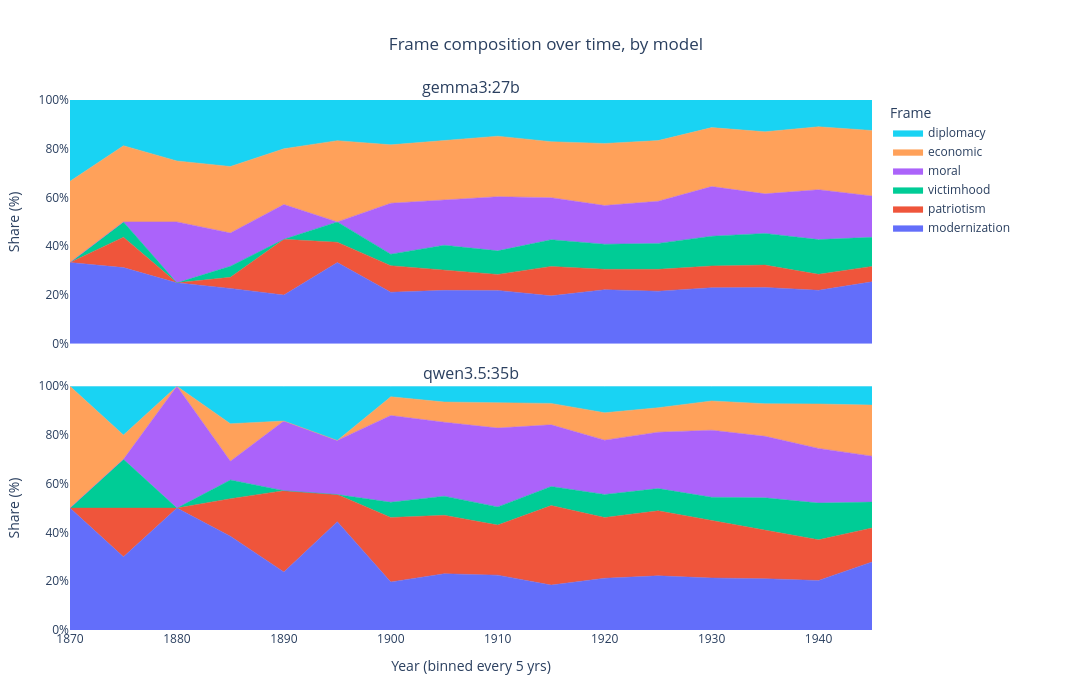

Write notebook code for a chart like this one.
### Code cell
import plotly.graph_objects as go
from plotly.subplots import make_subplots
import plotly.express as px

# --- 6a. Interactive 100% stacked frame frequency over time, per model ---

if has_time:
    n_models = len(MODEL_ORDER)

    fig = make_subplots(
        rows=n_models,
        cols=1,
        shared_xaxes=True,
        vertical_spacing=0.08,
        subplot_titles=[str(model) for model in MODEL_ORDER],
    )

    # Consistent colors across models
    palette = px.colors.qualitative.Plotly
    frame_colors = {
        frame: palette[i % len(palette)]
        for i, frame in enumerate(FRAME_NAMES)
    }

    for row, model in enumerate(MODEL_ORDER, start=1):

        sub = dated[dated["model"] == model]

        # Raw incidence counts
        pivot = (
            sub.groupby(["year_bin", "frame_name"], observed=True)
               .size()
               .unstack(fill_value=0)
               .reindex(columns=FRAME_NAMES, fill_value=0)
               .sort_index()
        )

        if pivot.empty:
            continue

        # -----------------------------------
        # Convert each year to percentages
        # -----------------------------------
        row_totals = pivot.sum(axis=1)

        pivot_pct = (
            pivot
            .div(row_totals.replace(0, float("nan")), axis=0)
            .fillna(0)
            * 100
        )

        # Add one stacked area per frame
        for frame in FRAME_NAMES:

            fig.add_trace(
                go.Scatter(
                    x=pivot_pct.index,
                    y=pivot_pct[frame],

                    name=frame,
                    stackgroup="one",

                    mode="lines",

                    line=dict(
                        width=0.5,
                        color=frame_colors[frame]
                    ),

                    fillcolor=frame_colors[frame],

                    # Show legend only once
                    showlegend=(row == 1),

                    # Interactive tooltip
                    hovertemplate=(
                        f"<b>{frame}</b><br>"
                        "Year: %{x}<br>"
                        "Share: %{y:.1f}%"
                        "<extra></extra>"
                    ),
                ),
                row=row,
                col=1,
            )

        # Force percentage scale
        fig.update_yaxes(
            title_text="Share (%)",
            range=[0, 100],
            ticksuffix="%",
            row=row,
            col=1,
        )

    # X-axis title on bottom subplot
    fig.update_xaxes(
        title_text=f"Year (binned every {TIME_BIN_YEARS} yrs)",
        row=n_models,
        col=1,
    )

    fig.update_layout(
        title={
            "text": "Frame composition over time, by model",
            "x": 0.5,
        },

        height=350 * n_models,
        width=1200,

        # hovermode="x unified",
        hovermode="closest",

        legend=dict(
            title="Frame",
            orientation="v",
            x=1.02,
            y=1,
        ),

        margin=dict(
            l=70,
            r=220,
            t=100,
            b=70,
        ),
    )

    # Display interactively
    fig.show()

    # Export as standalone interactive HTML
    fig.write_html(
        "frame_composition_over_time.html",
        include_plotlyjs=True
    )

### Figure 1 — Plotly figure (JSON) as saved in the notebook; plotly's stock layout.template omitted (floating-point values rounded to 4 significant figures)
{"data": [{"fillcolor": "#636EFA", "hovertemplate": "<b>modernization</b><br>Year: %{x}<br>Share: %{y:.1f}%<extra></extra>", "line": {"color": "#636EFA", "width": 0.5}, "mode": "lines", "name": "modernization", "showlegend": true, "stackgroup": "one", "type": "scatter", "x": [1870, 1875, 1880, 1885, 1890, 1895, 1900, 1905, 1910, 1915, 1920, 1925, 1930, 1935, 1940, 1945], "xaxis": "x", "y": [33.33, 31.25, 25, 22.73, 20, 33.33, 21.17, 21.92, 21.91, 19.66, 22.2, 21.6, 23.0, 23.13, 21.96, 25.43], "yaxis": "y"}, {"fillcolor": "#EF553B", "hovertemplate": "<b>patriotism</b><br>Year: %{x}<br>Share: %{y:.1f}%<extra></extra>", "line": {"color": "#EF553B", "width": 0.5}, "mode": "lines", "name": "patriotism", "showlegend": true, "stackgroup": "one", "type": "scatter", "x": [1870, 1875, 1880, 1885, 1890, 1895, 1900, 1905, 1910, 1915, 1920, 1925, 1930, 1935, 1940, 1945], "xaxis": "x", "y": [0, 12.5, 0, 4.545, 22.86, 8.333, 10.86, 8.237, 6.533, 12.08, 8.351, 8.929, 8.92, 9.141, 6.528, 6.322], "yaxis": "y"}, {"fillcolor": "#00CC96", "hovertemplate": "<b>victimhood</b><br>Year: %{x}<br>Share: %{y:.1f}%<extra></extra>", "line": {"color": "#00CC96", "width": 0.5}, "mode": "lines", "name": "victimhood", "showlegend": true, "stackgroup": "one", "type": "scatter", "x": [1870, 1875, 1880, 1885, 1890, 1895, 1900, 1905, 1910, 1915, 1920, 1925, 1930, 1935, 1940, 1945], "xaxis": "x", "y": [0, 6.25, 0, 4.545, 0, 8.333, 4.735, 10.28, 9.685, 10.96, 10.29, 10.66, 12.21, 13.02, 14.24, 11.93], "yaxis": "y"}, {"fillcolor": "#AB63FA", "hovertemplate": "<b>moral</b><br>Year: %{x}<br>Share: %{y:.1f}%<extra></extra>", "line": {"color": "#AB63FA", "width": 0.5}, "mode": "lines", "name": "moral", "showlegend": true, "stackgroup": "one", "type": "scatter", "x": [1870, 1875, 1880, 1885, 1890, 1895, 1900, 1905, 1910, 1915, 1920, 1925, 1930, 1935, 1940, 1945], "xaxis": "x", "y": [0, 0, 25, 13.64, 14.29, 0, 20.89, 18.58, 22.21, 17.23, 15.88, 17.28, 20.36, 16.2, 20.47, 16.95], "yaxis": "y"}, {"fillcolor": "#FFA15A", "hovertemplate": "<b>economic</b><br>Year: %{x}<br>Share: %{y:.1f}%<extra></extra>", "line": {"color": "#FFA15A", "width": 0.5}, "mode": "lines", "name": "economic", "showlegend": true, "stackgroup": "one", "type": "scatter", "x": [1870, 1875, 1880, 1885, 1890, 1895, 1900, 1905, 1910, 1915, 1920, 1925, 1930, 1935, 1940, 1945], "xaxis": "x", "y": [33.33, 31.25, 25, 27.27, 22.86, 33.33, 23.96, 24.23, 24.83, 22.99, 25.45, 24.88, 24.18, 25.48, 25.82, 26.87], "yaxis": "y"}, {"fillcolor": "#19D3F3", "hovertemplate": "<b>diplomacy</b><br>Year: %{x}<br>Share: %{y:.1f}%<extra></extra>", "line": {"color": "#19D3F3", "width": 0.5}, "mode": "lines", "name": "diplomacy", "showlegend": true, "stackgroup": "one", "type": "scatter", "x": [1870, 1875, 1880, 1885, 1890, 1895, 1900, 1905, 1910, 1915, 1920, 1925, 1930, 1935, 1940, 1945], "xaxis": "x", "y": [33.33, 18.75, 25, 27.27, 20, 16.67, 18.38, 16.75, 14.83, 17.09, 17.83, 16.65, 11.33, 13.02, 10.98, 12.5], "yaxis": "y"}, {"fillcolor": "#636EFA", "hovertemplate": "<b>modernization</b><br>Year: %{x}<br>Share: %{y:.1f}%<extra></extra>", "line": {"color": "#636EFA", "width": 0.5}, "mode": "lines", "name": "modernization", "showlegend": false, "stackgroup": "one", "type": "scatter", "x": [1870, 1875, 1880, 1885, 1890, 1895, 1900, 1905, 1910, 1915, 1920, 1925, 1930, 1935, 1940, 1945], "xaxis": "x2", "y": [50, 30, 50, 38.46, 23.81, 44.44, 19.71, 23.07, 22.5, 18.42, 21.23, 22.21, 21.34, 21.04, 20.31, 27.91], "yaxis": "y2"}, {"fillcolor": "#EF553B", "hovertemplate": "<b>patriotism</b><br>Year: %{x}<br>Share: %{y:.1f}%<extra></extra>", "line": {"color": "#EF553B", "width": 0.5}, "mode": "lines", "name": "patriotism", "showlegend": false, "stackgroup": "one", "type": "scatter", "x": [1870, 1875, 1880, 1885, 1890, 1895, 1900, 1905, 1910, 1915, 1920, 1925, 1930, 1935, 1940, 1945], "xaxis": "x2", "y": [0, 20, 0, 15.38, 33.33, 11.11, 26.44, 23.98, 20.53, 32.62, 24.9, 26.67, 23.67, 20.05, 16.67, 13.95], "yaxis": "y2"}, {"fillcolor": "#00CC96", "hovertemplate": "<b>victimhood</b><br>Year: %{x}<br>Share: %{y:.1f}%<extra></extra>", "line": {"color": "#00CC96", "width": 0.5}, "mode": "lines", "name": "victimhood", "showlegend": false, "stackgroup": "one", "type": "scatter", "x": [1870, 1875, 1880, 1885, 1890, 1895, 1900, 1905, 1910, 1915, 1920, 1925, 1930, 1935, 1940, 1945], "xaxis": "x2", "y": [0, 20, 0, 7.692, 0, 0, 6.25, 7.841, 7.454, 7.831, 9.467, 9.128, 9.448, 13.12, 15.1, 10.59], "yaxis": "y2"}, {"fillcolor": "#AB63FA", "hovertemplate": "<b>moral</b><br>Year: %{x}<br>Share: %{y:.1f}%<extra></extra>", "line": {"color": "#AB63FA", "width": 0.5}, "mode": "lines", "name": "moral", "showlegend": false, "stackgroup": "one", "type": "scatter", "x": [1870, 1875, 1880, 1885, 1890, 1895, 1900, 1905, 1910, 1915, 1920, 1925, 1930, 1935, 1940, 1945], "xaxis": "x2", "y": [0, 0, 50, 7.692, 28.57, 22.22, 35.58, 30.34, 32.35, 25.3, 22.28, 23.12, 27.49, 25.25, 22.4, 18.86], "yaxis": "y2"}, {"fillcolor": "#FFA15A", "hovertemplate": "<b>economic</b><br>Year: %{x}<br>Share: %{y:.1f}%<extra></extra>", "line": {"color": "#FFA15A", "width": 0.5}, "mode": "lines", "name": "economic", "showlegend": false, "stackgroup": "one", "type": "scatter", "x": [1870, 1875, 1880, 1885, 1890, 1895, 1900, 1905, 1910, 1915, 1920, 1925, 1930, 1935, 1940, 1945], "xaxis": "x2", "y": [50, 10, 0, 15.38, 0, 0, 7.692, 8.295, 10.41, 8.778, 11.24, 10.04, 12.0, 13.37, 18.23, 20.93], "yaxis": "y2"}, {"fillcolor": "#19D3F3", "hovertemplate": "<b>diplomacy</b><br>Year: %{x}<br>Share: %{y:.1f}%<extra></extra>", "line": {"color": "#19D3F3", "width": 0.5}, "mode": "lines", "name": "diplomacy", "showlegend": false, "stackgroup": "one", "type": "scatter", "x": [1870, 1875, 1880, 1885, 1890, 1895, 1900, 1905, 1910, 1915, 1920, 1925, 1930, 1935, 1940, 1945], "xaxis": "x2", "y": [0, 20, 0, 15.38, 14.29, 22.22, 4.327, 6.477, 6.751, 7.057, 10.88, 8.824, 6.051, 7.178, 7.292, 7.752], "yaxis": "y2"}], "layout": {"annotations": [{"font": {"size": 16}, "showarrow": false, "text": "gemma3:27b", "x": 0.5, "xanchor": "center", "xref": "paper", "y": 1, "yanchor": "bottom", "yref": "paper"}, {"font": {"size": 16}, "showarrow": false, "text": "qwen3.5:35b", "x": 0.5, "xanchor": "center", "xref": "paper", "y": 0.46, "yanchor": "bottom", "yref": "paper"}], "height": 700, "hovermode": "closest", "legend": {"orientation": "v", "title": {"text": "Frame"}, "x": 1.02, "y": 1}, "margin": {"b": 70, "l": 70, "r": 220, "t": 100}, "title": {"text": "Frame composition over time, by model", "x": 0.5}, "width": 1200, "xaxis": {"anchor": "y", "domain": [0, 1], "matches": "x2", "showticklabels": false}, "xaxis2": {"anchor": "y2", "domain": [0, 1], "title": {"text": "Year (binned every 5 yrs)"}}, "yaxis": {"anchor": "x", "domain": [0.54, 1], "range": [0, 100], "ticksuffix": "%", "title": {"text": "Share (%)"}}, "yaxis2": {"anchor": "x2", "domain": [0, 0.46], "range": [0, 100], "ticksuffix": "%", "title": {"text": "Share (%)"}}}}
